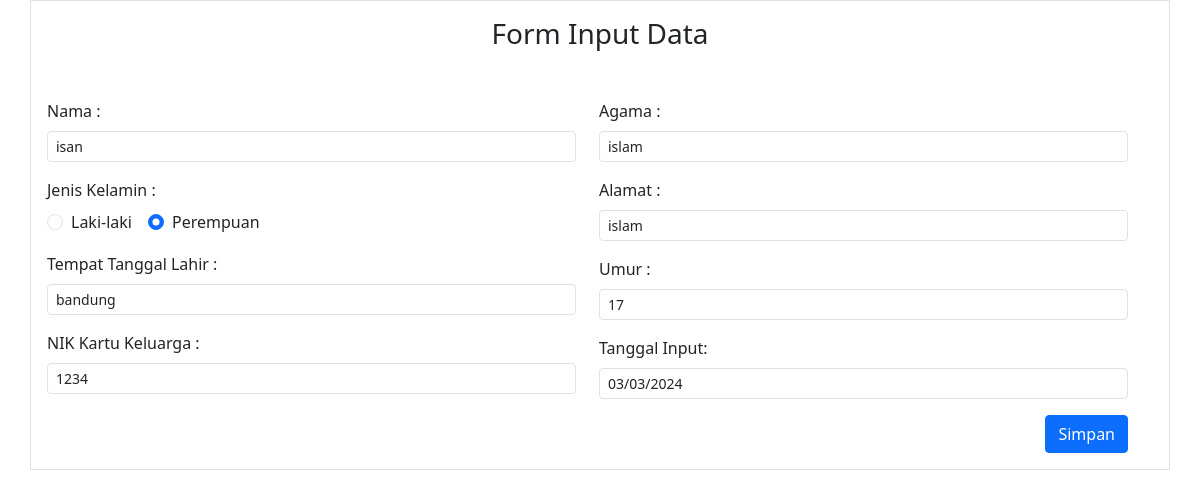
Page /app/update.php?id=101 (signed in) on the committed database.
### tables this page shows
CREATE TABLE `datawarga` (
  `no` int(11) NOT NULL,
  `nama` varchar(30) NOT NULL,
  `jeniskelamin` enum('pria','wanita') NOT NULL,
  `tempat_tanggallahir` varchar(100) NOT NULL,
  `agama` varchar(25) NOT NULL,
  `no_kk` int(11) NOT NULL,
  `alamat` varchar(50) NOT NULL,
  `umur` varchar(25) NOT NULL,
  `waktu` timestamp NOT NULL DEFAULT current_timestamp() ON UPDATE current_timestamp(),
  `tanggal` date DEFAULT NULL
);

### app/update.php (the view, shortened to what this page needs)
<?php
include "koneksi.php";
include "boot.php";
$id = $_GET['id'];
$panggil = $konek->query("select * from datawarga where no='$id'");
$a =$panggil->fetch_array();
?>
<div class="container border p-3">
     <div class="mb-5">
          <h3 class="text-center mb-4">Form Input Data</h3>
     </div>
     <div class="row input-group">
          <div class="col-6">
               <form class="form " action="prosesinput.php" method="post" onsubmit="return konfirmasiSubmit()">
                    <div class="mb-3">
                         <label for="exampleInputEmail1" class="form-label">Nama : </label>
                         <input class="form-control form-control-sm" type="text" aria-label=".form-control-sm example"
                              aria-describedby="emailHelp" name="nama" value="<?= $a['nama'] ?>" required>
                    </div>
                    <div class="mb-3">
                         <label for="jeniskelamin" class="form-label">Jenis Kelamin : </label>
                         <div class="d-flex">
                              <div class="form-check form-check-inline">
                                   <input class="form-check-input" type="radio" name="jeniskelamin" id="pria"
                                        value="pria" <?= ($a['jeniskelamin'] == 'pria') ? 'checked' : '' ?> required>
                                   <label class="form-check-label" for="pria">Laki-laki</label>
                              </div>
                              <div class="form-check form-check-inline">
                                   <input class="form-check-input" type="radio" name="jeniskelamin" id="wamita"
                                        value="wanita" <?= ($a['jeniskelamin'] == 'wanita') ? 'checked' : '' ?>
                                        required>
                                   <label class="form-check-label" for="wanita">Perempuan</label>
                              </div>
                         </div>
                    </div>
                    <div class="mb-3">
                         <label for="exampleInputEmail1" class="form-label">Tempat Tanggal Lahir : </label>
                         <input class="form-control form-control-sm" type="text" aria-label=".form-control-sm example"
                              aria-describedby="emailHelp" name="tempat_tanggallahir"
                              value="<?= $a['tempat_tanggallahir'] ?>" required>
                    </div>
                    <div class="mb-3">
                         <label for="exampleInputEmail1" class="form-label">NIK Kartu Keluarga : </label>
                         <input type="text" class="form-control form-control-sm" id="exampleInputEmail1"
                              aria-describedby="emailHelp" name="no_kk" value="<?= $a['no_kk'] ?>" required>
                    </div>
          </div>
          <div class="col-6">
               <div class="mb-3">
                    <label for="exampleInputEmail1" class="form-label">Agama : </label>
                    <input type="text" class="form-control form-control-sm" id="exampleInputEmail1"
                         aria-describedby="emailHelp" name="agama" value="<?= $a['agama'] ?>" required>
               </div>
               <div class="mb-3">
                    <label for="exampleInputEmail1" class="form-label">Alamat : </label>
                    <input type="text" class="form-control form-control-sm" id="exampleInputEmail1"
                         aria-describedby="emailHelp" name="alamat" value="<?= $a['agama'] ?>" required>
               </div>
               <div class="mb-3">
                    <label for="exampleInputEmail1" class="form-label">Umur : </label>
                    <input type="text" class="form-control form-control-sm" id="exampleInputEmail1"
                         aria-describedby="emailHelp" name="umur" value="<?= $a['umur'] ?>" required>
               </div>
               <div class="mb-3">
                    <label for="exampleInputEmail1" class="form-label">Tanggal Input: </label>
                    <input readonly type="date" class="form-control form-control-sm" id="tanggalInput"
                         aria-describedby="emailHelp" name="tanggal" required>
               </div>
               <div class="text-end">
                    <button type="submit" class="btn btn-primary rounded-1">Simpan</button>
               </div>
          </div>
     </div>
</div>

### rows in the picture
datawarga: nama "isan", jeniskelamin "☐ Laki-laki", jeniskelamin "☑", tempat_tanggallahir "bandung", no_kk "1234", agama "islam", alamat "islam", umur "17"
